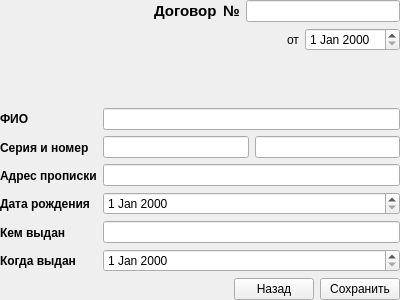
<?xml version="1.0" encoding="UTF-8"?>
<ui version="4.0">
 <class>PassportWidget</class>
 <widget class="QWidget" name="PassportWidget">
  <property name="geometry">
   <rect>
    <x>0</x>
    <y>0</y>
    <width>400</width>
    <height>300</height>
   </rect>
  </property>
  <property name="windowTitle">
   <string>Form</string>
  </property>
  <layout class="QVBoxLayout" name="verticalLayout_2">
   <property name="leftMargin">
    <number>0</number>
   </property>
   <property name="topMargin">
    <number>0</number>
   </property>
   <property name="rightMargin">
    <number>0</number>
   </property>
   <property name="bottomMargin">
    <number>0</number>
   </property>
   <item>
    <layout class="QHBoxLayout" name="horizontalLayout">
     <item>
      <spacer name="horizontalSpacer">
       <property name="orientation">
        <enum>Qt::Horizontal</enum>
       </property>
       <property name="sizeHint" stdset="0">
        <size>
         <width>40</width>
         <height>20</height>
        </size>
       </property>
      </spacer>
     </item>
     <item>
      <widget class="QLabel" name="label_9">
       <property name="font">
        <font>
         <pointsize>11</pointsize>
         <weight>75</weight>
         <bold>true</bold>
        </font>
       </property>
       <property name="text">
        <string>Договор</string>
       </property>
      </widget>
     </item>
     <item>
      <widget class="QLabel" name="label">
       <property name="font">
        <font>
         <pointsize>11</pointsize>
         <weight>75</weight>
         <bold>true</bold>
        </font>
       </property>
       <property name="text">
        <string>№</string>
       </property>
      </widget>
     </item>
     <item>
      <widget class="QLineEdit" name="mpNumber"/>
     </item>
    </layout>
   </item>
   <item>
    <layout class="QHBoxLayout" name="horizontalLayout_2">
     <item>
      <spacer name="horizontalSpacer_2">
       <property name="orientation">
        <enum>Qt::Horizontal</enum>
       </property>
       <property name="sizeHint" stdset="0">
        <size>
         <width>40</width>
         <height>20</height>
        </size>
       </property>
      </spacer>
     </item>
     <item>
      <widget class="QLabel" name="label_2">
       <property name="text">
        <string>от</string>
       </property>
      </widget>
     </item>
     <item>
      <widget class="QDateEdit" name="mpDate"/>
     </item>
    </layout>
   </item>
   <item>
    <spacer name="verticalSpacer">
     <property name="orientation">
      <enum>Qt::Vertical</enum>
     </property>
     <property name="sizeHint" stdset="0">
      <size>
       <width>20</width>
       <height>40</height>
      </size>
     </property>
    </spacer>
   </item>
   <item>
    <layout class="QHBoxLayout" name="horizontalLayout_3">
     <item>
      <layout class="QVBoxLayout" name="verticalLayout">
       <item>
        <widget class="QLabel" name="label_7">
         <property name="font">
          <font>
           <weight>75</weight>
           <bold>true</bold>
          </font>
         </property>
         <property name="text">
          <string>ФИО</string>
         </property>
        </widget>
       </item>
       <item>
        <widget class="QLabel" name="label_5">
         <property name="font">
          <font>
           <weight>75</weight>
           <bold>true</bold>
          </font>
         </property>
         <property name="text">
          <string>Серия и номер</string>
         </property>
        </widget>
       </item>
       <item>
        <widget class="QLabel" name="label_8">
         <property name="font">
          <font>
           <weight>75</weight>
           <bold>true</bold>
          </font>
         </property>
         <property name="text">
          <string>Адрес прописки</string>
         </property>
        </widget>
       </item>
       <item>
        <widget class="QLabel" name="label_4">
         <property name="font">
          <font>
           <weight>75</weight>
           <bold>true</bold>
          </font>
         </property>
         <property name="text">
          <string>Дата рождения</string>
         </property>
        </widget>
       </item>
       <item>
        <widget class="QLabel" name="label_3">
         <property name="font">
          <font>
           <weight>75</weight>
           <bold>true</bold>
          </font>
         </property>
         <property name="text">
          <string>Кем выдан</string>
         </property>
        </widget>
       </item>
       <item>
        <widget class="QLabel" name="label_6">
         <property name="font">
          <font>
           <weight>75</weight>
           <bold>true</bold>
          </font>
         </property>
         <property name="text">
          <string>Когда выдан</string>
         </property>
        </widget>
       </item>
      </layout>
     </item>
     <item>
      <layout class="QVBoxLayout" name="verticalLayout_3">
       <item>
        <widget class="QLineEdit" name="mpFIO"/>
       </item>
       <item>
        <layout class="QHBoxLayout" name="horizontalLayout_5">
         <item>
          <widget class="QLineEdit" name="mpSeriaPassport"/>
         </item>
         <item>
          <widget class="QLineEdit" name="mpNumberPassport"/>
         </item>
        </layout>
       </item>
       <item>
        <widget class="QLineEdit" name="mpAddress"/>
       </item>
       <item>
        <widget class="QDateEdit" name="mpBithday"/>
       </item>
       <item>
        <widget class="QLineEdit" name="mpIssued"/>
       </item>
       <item>
        <widget class="QDateEdit" name="mpIssueWhen"/>
       </item>
      </layout>
     </item>
    </layout>
   </item>
   <item>
    <layout class="QHBoxLayout" name="horizontalLayout_4">
     <item>
      <spacer name="horizontalSpacer_3">
       <property name="orientation">
        <enum>Qt::Horizontal</enum>
       </property>
       <property name="sizeHint" stdset="0">
        <size>
         <width>40</width>
         <height>20</height>
        </size>
       </property>
      </spacer>
     </item>
     <item>
      <widget class="QPushButton" name="mpBack">
       <property name="text">
        <string>Назад</string>
       </property>
      </widget>
     </item>
     <item>
      <widget class="QPushButton" name="mpSave">
       <property name="text">
        <string>Сохранить</string>
       </property>
      </widget>
     </item>
    </layout>
   </item>
  </layout>
 </widget>
 <resources/>
 <connections/>
</ui>
